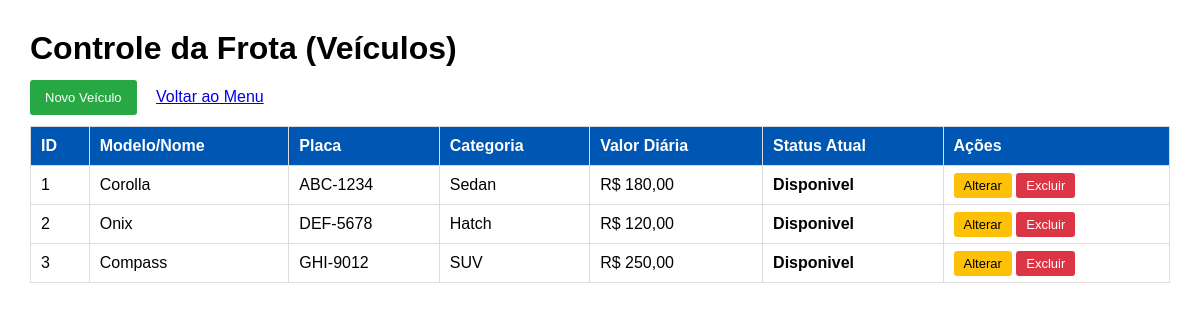
The app's page /veiculoslista.php with its own data.
### tables this page shows
CREATE TABLE IF NOT EXISTS VEICULOS (
    ID_VEICULOS INT AUTO_INCREMENT PRIMARY KEY,
    NOME_VEICULO VARCHAR(50) NOT NULL,
    PLACA VARCHAR(10) NOT NULL UNIQUE,
    CATEGORIA VARCHAR(30) NOT NULL,
    VALOR_DIARIA DECIMAL(10,2) NOT NULL,
    STATUS VARCHAR(20) DEFAULT 'disponivel'
);

### veiculoslista.php (the view, shortened to what this page needs)
<?php
include_once 'conexao.php';
$dados = $conn->query("SELECT * FROM VEICULOS")->fetchAll(PDO::FETCH_ASSOC);
?>
<!DOCTYPE html>
<html lang="pt-br">
<head>
</head>
<body>
    <h1>Controle da Frota (Veículos)</h1>
    <a href="veiculosformulario.php" class="btn add">Novo Veículo</a>
    <a href="index.php" style="margin-left: 15px;">Voltar ao Menu</a>
    <table>
        <tr>
            <th>ID</th><th>Modelo/Nome</th><th>Placa</th><th>Categoria</th><th>Valor Diária</th><th>Status Atual</th><th>Ações</th>
        </tr>
        <?php foreach ($dados as $v): ?>
        <tr>
            <td><?= $v['ID_VEICULOS'] ?></td>
            <td><?= $v['NOME_VEICULO'] ?></td>
            <td><?= $v['PLACA'] ?></td>
            <td><?= $v['CATEGORIA'] ?></td>
            <td>R$ <?= number_format($v['VALOR_DIARIA'], 2, ',', '.') ?></td>
            <td><strong><?= ucfirst($v['STATUS']) ?></strong></td>
            <td>
                <a href="veiculosformulario.php?id=<?= $v['ID_VEICULOS'] ?>" class="btn edit">Alterar</a>
                <a href="veiculoslista.php?excluir=<?= $v['ID_VEICULOS'] ?>" class="btn del" onclick="return confirm('Deseja excluir este veículo?')">Excluir</a>
            </td>
        </tr>
        <?php endforeach; ?>
    </table>
</body>
</html>

### veiculoslista.php (style rules this page uses)
body { font-family: Arial, sans-serif; margin: 30px; }
table { width: 100%; border-collapse: collapse; margin-top: 20px; }
th, td { border: 1px solid #ddd; padding: 10px; text-align: left; }
th { background: #0056b3; color: white; }
.btn { padding: 5px 10px; color: white; text-decoration: none; border-radius: 3px; font-size: 13px; }
.add { background: #28a745; padding: 10px 15px; }
.edit { background: #ffc107; color: black; }
.del { background: #dc3545; }

### records on screen
veiculos: ID_VEICULOS "1", NOME_VEICULO "Corolla", PLACA "ABC-1234", CATEGORIA "Sedan", VALOR_DIARIA "180,00", STATUS "Disponivel"
veiculos: ID_VEICULOS "2", NOME_VEICULO "Onix", PLACA "DEF-5678", CATEGORIA "Hatch", VALOR_DIARIA "120,00", STATUS "Disponivel"
veiculos: ID_VEICULOS "3", NOME_VEICULO "Compass", PLACA "GHI-9012", CATEGORIA "SUV", VALOR_DIARIA "250,00", STATUS "Disponivel"
